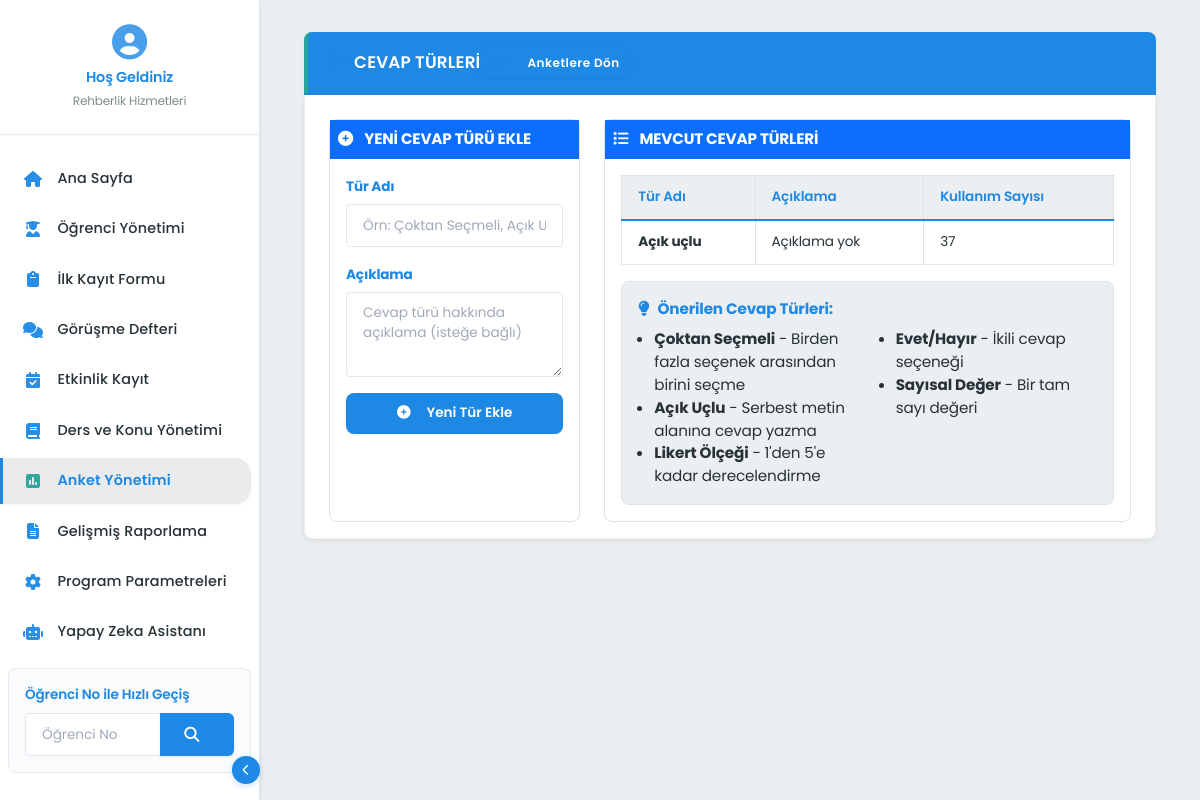
The page /anket-yonetimi/cevap-turleri on the database its author committed.
### app/blueprints/anket_yonetimi/models.py (models this page shows, shortened)
class CevapTuru(db.Model):
    __tablename__ = 'cevap_turleri'
    __table_args__ = {'extend_existing': True}
    id = db.Column(db.Integer, primary_key=True)
    tur_adi = db.Column(db.String(50), nullable=False, unique=True)
    aciklama = db.Column(db.Text, nullable=True)
    sorular = relationship("AnketSoru", back_populates="cevap_turu")

### app/blueprints/anket_yonetimi/routes.py (the view, shortened to what this page needs)
@anket_yonetimi_bp.route('/cevap-turleri', methods=['GET', 'POST'])
@admin_required
def cevap_turleri():
    cevap_turleri = AnketService.get_cevap_turleri()
    return render_template('anket_yonetimi/cevap_turleri.html', cevap_turleri=cevap_turleri)

### app/blueprints/anket_yonetimi/services.py (called while the page is built)
    @staticmethod
    def get_cevap_turleri():
        return CevapTuru.query.order_by(CevapTuru.tur_adi).all()

### app/utils/auth.py (called while the page is built)
def admin_required(f):
    @wraps(f)
    def decorated_function(*args, **kwargs):
        return f(*args, **kwargs)
    return decorated_function

### app/utils/session.py (called while the page is built)
def get_aktif_ogrenci():
    try:
        if 'aktif_ogrenci_id' in session:
            return Ogrenci.query.get(session['aktif_ogrenci_id'])
    except Exception:
        pass
    return None

### app/blueprints/anket_yonetimi/templates/anket_yonetimi/cevap_turleri.html (shortened to what this page needs)
{% extends "base.html" %}
{% block content %}
<div class="modern-section">
    <div class="modern-section-title">
        <div class="d-flex align-items-center justify-content-between">
            <div class="d-flex align-items-center">
                <i class="fas fa-list-ol me-2"></i>
                <span>CEVAP TÜRLERİ</span>
            </div>
            <a href="{{ url_for('anket_yonetimi.index') }}" class="modern-action-btn" style="font-size: 0.75rem; padding: 0.35rem 0.7rem;">
                <i class="fas fa-arrow-left"></i> Anketlere Dön
            </a>
        </div>
    </div>
    <div class="modern-panel pb-3">
        <div class="row g-4">
            <div class="col-md-4">
                <div class="border rounded h-100">
                    <div class="bg-primary text-white p-2">
                        <div class="fw-bold"><i class="fas fa-plus-circle me-2"></i> YENİ CEVAP TÜRÜ EKLE</div>
                    </div>
                    <div class="p-3">
                        <form action="{{ url_for('anket_yonetimi.cevap_turleri') }}" method="post">
                            <div class="mb-3">
                                <label for="tur_adi" class="form-label fw-bold text-primary">Tür Adı</label>
                                <input type="text" class="form-control" id="tur_adi" name="tur_adi"
                                       placeholder="Örn: Çoktan Seçmeli, Açık Uçlu, Likert Ölçeği" required>
                            </div>
                            <div class="mb-3">
                                <label for="aciklama" class="form-label fw-bold text-primary">Açıklama</label>
                                <textarea class="form-control" id="aciklama" name="aciklama"
                                          rows="3" placeholder="Cevap türü hakkında açıklama (isteğe bağlı)"></textarea>
                            </div>
                            <div class="d-grid">
                                <button type="submit" class="modern-action-btn">
                                    <i class="fas fa-plus-circle"></i> Yeni Tür Ekle
                                </button>
                            </div>
                        </form>
                    </div>
                </div>
            </div>
            <div class="col-md-8">
                <div class="border rounded">
                    <div class="bg-primary text-white p-2">
                        <div class="fw-bold"><i class="fas fa-list me-2"></i> MEVCUT CEVAP TÜRLERİ</div>
                    </div>
                    <div class="p-3">
                        {% if cevap_turleri %}
                            <div class="table-responsive">
                                <table class="modern-table">
                                    <thead>
                                        <tr>
                                            <th>Tür Adı</th>
                                            <th>Açıklama</th>
                                            <th>Kullanım Sayısı</th>
                                        </tr>
                                    </thead>
                                    <tbody>
                                        {% for tur in cevap_turleri %}
                                        <tr>
                                            <td class="fw-bold">{{ tur.tur_adi }}</td>
                                            <td>{{ tur.aciklama or "Açıklama yok" }}</td>
                                            <td>{{ tur.sorular|length }}</td>
                                        </tr>
                                        {% endfor %}
                                    </tbody>
                                </table>
                            </div>
                        {% endif %}
                        <div class="border p-3 mt-3 bg-light rounded">
                            <div class="fw-bold text-primary mb-2"><i class="fas fa-lightbulb me-2"></i>Önerilen Cevap Türleri:</div>
                            <div class="row">
                                <div class="col-md-6">
                                    <ul class="mb-0 ps-3">
                                        <li><strong>Çoktan Seçmeli</strong> - Birden fazla seçenek arasından birini seçme</li>
                                        <li><strong>Açık Uçlu</strong> - Serbest metin alanına cevap yazma</li>
                                        <li><strong>Likert Ölçeği</strong> - 1'den 5'e kadar derecelendirme</li>
                                    </ul>
                                </div>
                                <div class="col-md-6">
                                    <ul class="mb-0 ps-3">
                                        <li><strong>Evet/Hayır</strong> - İkili cevap seçeneği</li>
                                        <li><strong>Sayısal Değer</strong> - Bir tam sayı değeri</li>
                                    </ul>
                                </div>
                            </div>
                        </div>
                    </div>
                </div>
            </div>
        </div>
    </div>
</div>
{% endblock %}

### app/static/css/animations.css (style rules this page uses)
.form-control { transition: all 0.2s ease; }
.form-control, .form-select { transition: all 0.2s ease; }

### app/static/css/minimal.css (style rules this page uses)
:root { --primary-color: #4f46e5; --primary-light: #818cf8; --primary-dark: #4338ca; --success-color: #10b981; --warning-color: #f59e0b; --danger-color: #ef4444; --info-color: #06b6d4; --text-color: #1e293b; --text-light: #64748b; --bg-white: #ffffff; --bg-light: #f8fafc; --border-color: #e2e8f0; --shadow-sm: 0 1px 3px rgba(0,0,0,.05); --shadow-md: 0 2px 6px rgba(0,0,0,.08); --shadow-lg: 0 4px 12px rgba(0,0,0,.12); --radius-sm: 0.5rem; --radius-md: 0.75rem; --radius-lg: 1rem; --transition: .2s ease; }
.form-control { padding: 0.625rem 1rem; border: 1px solid var(--border-color); border-radius: var(--radius-sm); transition: var(--transition); }

### app/static/css/modern_design.css (style rules this page uses)
:root { --primary-gradient: linear-gradient(135deg, #667eea 0%, #764ba2 100%); --secondary-gradient: linear-gradient(135deg, #f093fb 0%, #f5576c 100%); --success-gradient: linear-gradient(135deg, #4facfe 0%, #00f2fe 100%); --info-gradient: linear-gradient(135deg, #43e97b 0%, #38f9d7 100%); --hero-gradient: linear-gradient(135deg, #667eea 0%, #764ba2 50%, #f093fb 100%); --card-gradient: linear-gradient(145deg, rgba(255,255,255,0.1), rgba(255,255,255,0.05)); --glass-gradient: linear-gradient(145deg, rgba(255,255,255,0.25), rgba(255,255,255,0.1)); --shadow-soft: 0 8px 32px rgba(31, 38, 135, 0.37); --shadow-medium: 0 12px 40px rgba(31, 38, 135, 0.25); --shadow-strong: 0 20px 60px rgba(31, 38, 135, 0.35); --shadow-glow: 0 0 30px rgba(102, 126, 234, 0.3); --border-radius-sm: 12px; --border-radius-md: 20px; --border-radius-lg: 32px; --border-radius-xl: 48px; --transition-smooth: all 0.4s cubic-bezier(0.25, 0.46, 0.45, 0.94); --transition-bounce: all 0.6s cubic-bezier(0.68, -0.55, 0.265, 1.55); }
body { font-family: 'Inter', -apple-system, BlinkMacSystemFont, 'Segoe UI', sans-serif; background: var(--hero-gradient); background-attachment: fixed; line-height: 1.6; font-weight: 400; color: #1a202c; overflow-x: hidden; }

### app/templates/base.html (style rules this page uses)
:root { --primary-color: #1E88E5; --primary-dark: #1565C0; --primary-light: #64B5F6; --secondary-color: #26A69A; --secondary-dark: #00897B; --accent-color: #FF5722; --primary-gradient: linear-gradient(135deg, var(--primary-color) 0%, var(--primary-dark) 100%); --secondary-gradient: linear-gradient(135deg, var(--secondary-color) 0%, var(--secondary-dark) 100%); --success-light: #E8F5E9; --warning-light: #FFF8E1; --info-light: #E1F5FE; --danger-light: #FFEBEE; --primary-light-bg: #E3F2FD; --accent-light: #FFAB91; --text-color: #263238; --text-light: #607D8B; --bg-light: #ECEFF1; --bg-white: #FFFFFF; --bg-darker: #F5F5F5; --gray-100: #F5F5F5; --gray-200: #EEEEEE; --gray-300: #E0E0E0; --gray-800: #37474F; --danger-color: #F44336; --warning-color: #FFC107; --info-color: #03A9F4; --success-color: #4CAF50; --shadow-small: 0 2px 4px rgba(0,0,0,0.1); --shadow-medium: 0 4px 8px rgba(0,0,0,0.12), 0 2px 4px rgba(0,0,0,0.08); --shadow-large: 0 15px 30px rgba(0,0,0,0.11), 0 5px 15px rgba(0,0,0,0.08); --radius-sm: 4px; --radius-md: 8px; --radius-lg: 16px; }
body { font-family: 'Poppins', sans-serif; color: var(--text-color); background-color: var(--bg-light); line-height: 1.5; font-size: 0.95rem; overflow-x: hidden; -webkit-font-smoothing: antialiased; -moz-osx-font-smoothing: grayscale; }
.modern-section { margin-bottom: 2rem; }
.modern-section-title { background-color: var(--primary-color); color: white; padding: 1rem 1.25rem; border-radius: 8px 8px 0 0; font-weight: 600; letter-spacing: 0.5px; border-left: 4px solid var(--secondary-color); }
.modern-panel { background-color: white; border: 1px solid var(--gray-200); border-top: none; border-radius: 0 0 8px 8px; padding: 1.5rem; }

### rows shown on the page
CevapTuru: tur_adi "Açık uçlu", aciklama "Açıklama yok", sorular|length "37"
